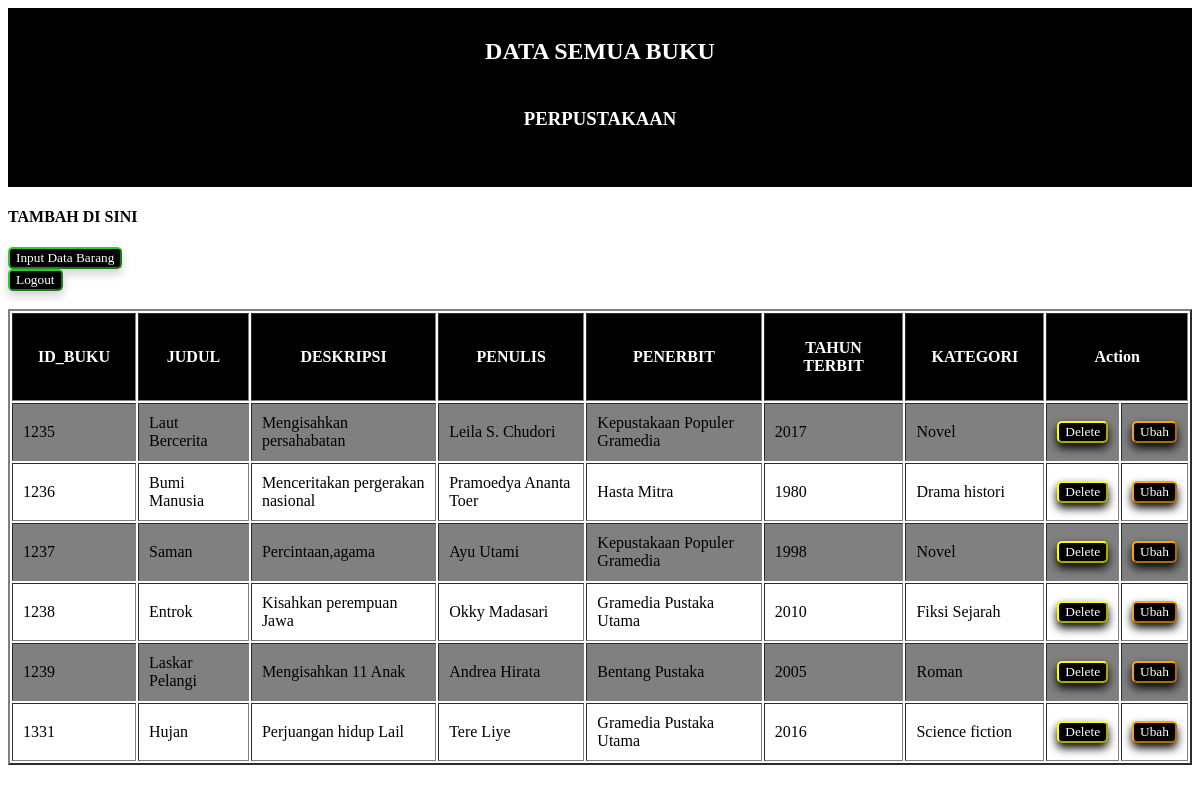
Screenshot of /dasbor.php (signed in) with the database file from the repository.
### tables this page shows
CREATE TABLE `buku` (
  `id_buku` varchar(20) NOT NULL,
  `judul` varchar(100) DEFAULT NULL,
  `deskripsi` text DEFAULT NULL,
  `penulis` varchar(50) DEFAULT NULL,
  `penerbit` varchar(50) DEFAULT NULL,
  `tehun_terbit` int(50) DEFAULT NULL,
  `kategori` varchar(50) DEFAULT NULL
);

### dasbor.php (the view, shortened to what this page needs)
<?php
$level = $_SESSION['level'];
?>
<!DOCTYPE html>
<html>
<head>
	<link rel="stylesheet" type="text/css" href="style.css">
</head>
<body>
	<div class="judul">
	<h2>DATA SEMUA BUKU</h2>
	<h3>PERPUSTAKAAN</h3>
    </div>
      <?php if($level=='admin'){ ?>
       <h4>TAMBAH DI SINI</h4>
            <?php }  ?>
       <?php if($level=='admin'){ ?>
      <button class="B"><a href="input.php">Input Data Barang</a></button><br>
      <?php }  ?>
       <button class="B"><a href="logout.php">Logout</a></button><br>
<br>
<?php
include 'koneksi.php';
$connect	= new mysqli($hostname,$user,$pass,$database);
$tampil 	= $connect->query("select * from buku");
?>
<table border="2">
	<tr>
		   <th>ID_BUKU</th>
			<th>JUDUL</th>
			<th>DESKRIPSI</th>
			<th>PENULIS</th>
			<th>PENERBIT</th>
			<th>TAHUN TERBIT</th>
			<th>KATEGORI</th>
			 <?php if($level=='admin'){ ?>
			<th colspan="2">Action</th>
			 <?php }  ?>
	</tr>
<?php foreach($tampil as $baris){ ?>
	<tr>
		   <td><?=$baris['id_buku']?></td>
			<td><?=$baris['judul']?></td>
			<td><?=$baris['deskripsi']?></td>
			<td><?=$baris['penulis']?></td>
			<td><?=$baris['penerbit']?></td>
			<td><?=$baris['tehun_terbit']?></td>
			<td><?=$baris['kategori']?></td>
			<?php if($level=='admin'){ ?>
			<td><button class="A"><a href="delete.php?id_buku=<?=$baris['id_buku']?>">Delete</a></button></td>
			<?php }  ?>
			<?php if($level=='admin'){ ?>
			<td><button class="C"><a href="ubah.php?id_buku=<?=$baris['id_buku']?>">Ubah</a></button></td>
			<?php }  ?>
	</tr>
<?php }  ?>
</table>
<a class="btn btn-danger" href="index.php">Logout</a>
</body>
</html>

### style.css (style rules this page uses)
* { font-family: TNYbold; }
.judul { background-color: black; text-align: center; padding: 10px; color: white; }
.judul h2,h3 { height: 50px; }
th, td { text-align: left; padding: 10px; }
th { padding:25px; background-color: black; text-align: center; color: white; }
tr:nth-child(even) { background-color: grey; }
.A { background-color: black; border-color: yellow; border-radius: 5px; box-shadow: 0px 5px 10px 0px black; }
.B { background-color: black; border-color: #29cf29; border-radius: 5px; box-shadow: 0px 5px 10px 0px #D1D1D1; }
.C { background-color: black; border-color: orange; border-radius: 5px; box-shadow: 0px 5px 10px 0px black; }
a { text-decoration: none; color: white; }
body { background-color: white; }

### rows the page displays
buku: id_buku "1235", judul "Laut Bercerita", deskripsi "Mengisahkan persahabatan", penulis "Leila S. Chudori", penerbit "Kepustakaan Populer Gramedia", tehun_terbit "2017", kategori "Novel"
buku: id_buku "1236", judul "Bumi Manusia", deskripsi "Menceritakan pergerakan nasional", penulis "Pramoedya Ananta Toer", penerbit "Hasta Mitra", tehun_terbit "1980", kategori "Drama histori"
buku: id_buku "1237", judul "Saman", deskripsi "Percintaan,agama", penulis "Ayu Utami", penerbit "Kepustakaan Populer Gramedia", tehun_terbit "1998", kategori "Novel"
buku: id_buku "1238", judul "Entrok", deskripsi "Kisahkan perempuan Jawa", penulis "Okky Madasari", penerbit "Gramedia Pustaka Utama", tehun_terbit "2010", kategori "Fiksi Sejarah"
buku: id_buku "1239", judul "Laskar Pelangi", deskripsi "Mengisahkan 11 Anak", penulis "Andrea Hirata", penerbit "Bentang Pustaka", tehun_terbit "2005", kategori "Roman"
buku: id_buku "1331", judul "Hujan", deskripsi "Perjuangan hidup Lail", penulis "Tere Liye", penerbit "Gramedia Pustaka Utama", tehun_terbit "2016", kategori "Science fiction"
